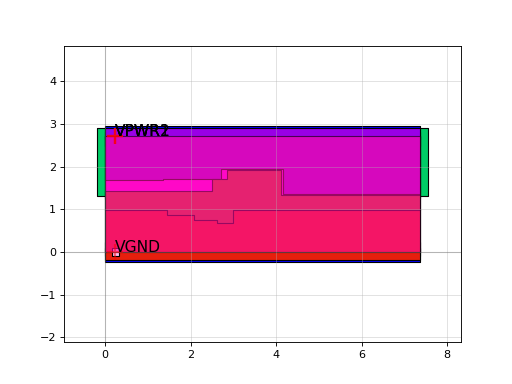

Write Python code to recreate this figure.
import sky130

c = sky130.components.sky130_fd_sc_hd__dlrtp_4()
c.plot()
